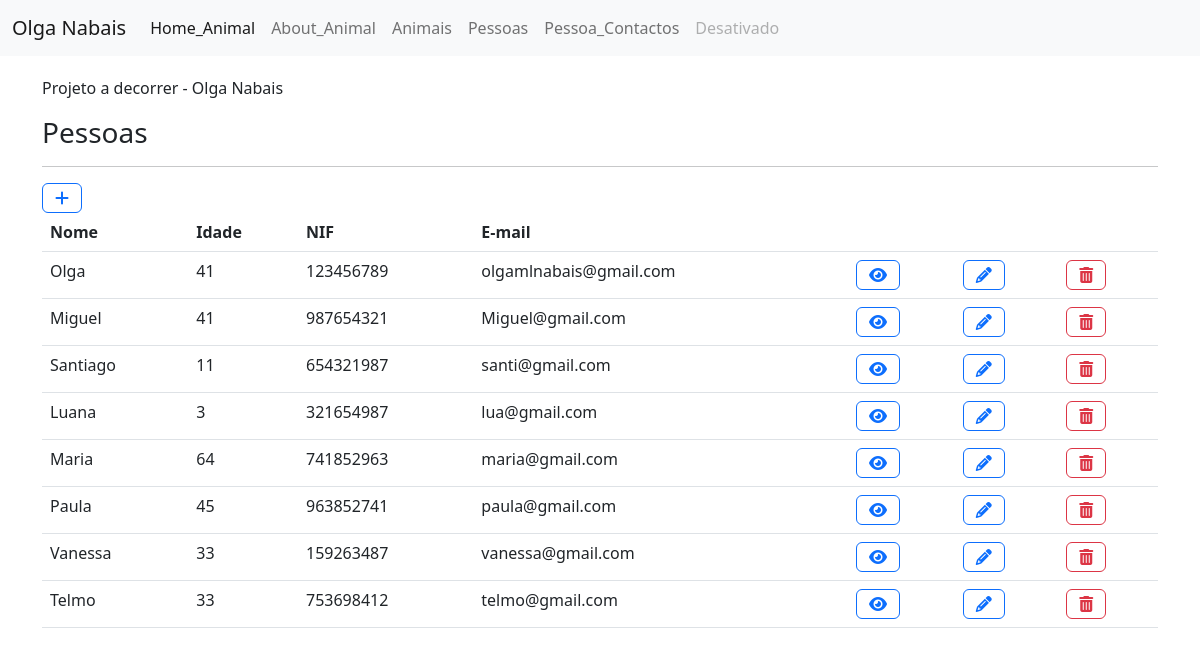
The page /pessoa/lista/ on the database as committed earlier.
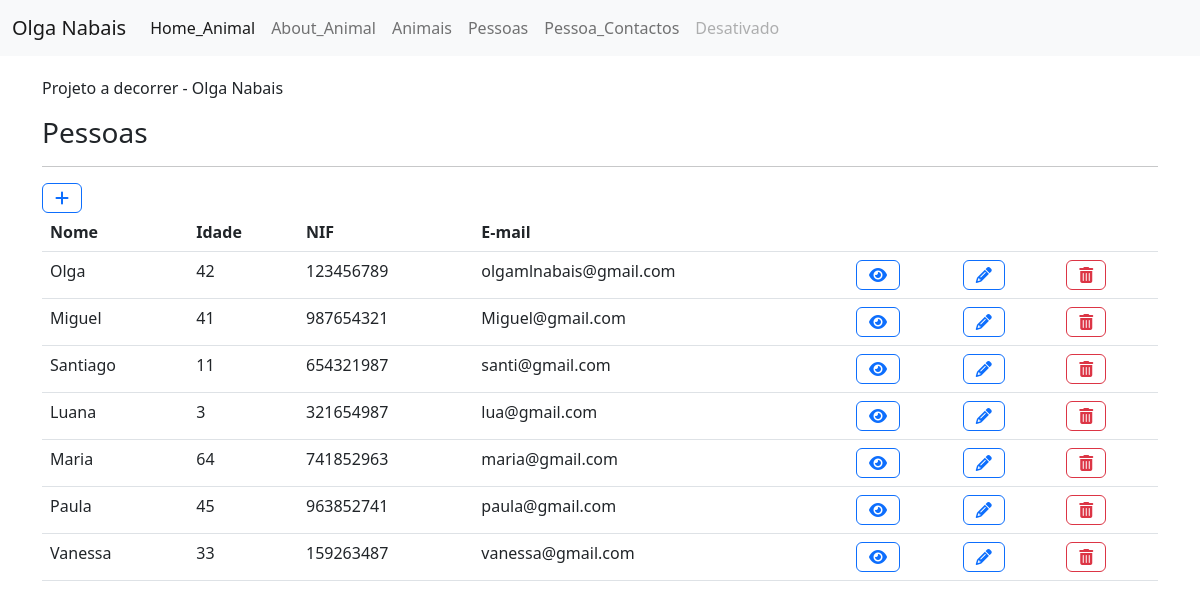
The same page on the database as committed later.
### apps/pessoa/models.py (models this page shows, shortened)
class Pessoa(models.Model): # vao ter esta herança dentro do modelo
    nome = models.CharField(max_length=50) # extenção de 50 caracteres
    idade = models.IntegerField() # verbose_name="idade"
    nif = models.CharField(max_length=9)
    email = models.EmailField()

### apps/pessoa/views.py (the view)
# urls.py: path('lista/', PessoaListView.as_view(), name='lista'),
class PessoaListView(ListView):
    model = Pessoa

### apps/pessoa/templates/pessoa/pessoa_list.html
{% extends "base.html" %}
{% block content %}
<h3>Pessoas</h3>
<hr>
<a class="btn btn-outline-primary" href="{% url 'pessoa:novo' %}"><i class="fa-solid fa-plus"></i></a>
<table class="table">
    <tr>
        <th>Nome</th>
        <th>Idade</th>
        <th>NIF</th>
        <th>E-mail</th>
        <th></th>
        <th></th>
        <th></th>
    </tr>
{% for object in object_list %}
<tr>
    <td>{{ object.nome }}</td>
    <td>{{ object.idade }}</td>
    <td>{{ object.nif }}</td>
    <td>{{ object.email }}</td>
    <td><a class="btn btn-outline-primary" href="{% url 'pessoa:detalhe' object.id %}"><i class="fa-solid fa-eye"></i></a></td>
    <td><a class="btn btn-outline-primary" href="{% url 'pessoa:atualizar' object.id %}"><i class="fa-solid fa-pencil"></i></a></td>
    <td><a class="btn btn-outline-danger" href="{% url 'pessoa:eliminar' object.id %}"><i class="fa-solid fa-trash-can"></i></a></td>
</tr>
{% endfor %}
</table>
{% endblock %}

Rows that differ between the two databases and show on the page:
removed Pessoa: nome "Telmo", idade "33", nif "753698412", email "telmo@gmail.com"
changed Pessoa "Olga": idade "41" → "42"
